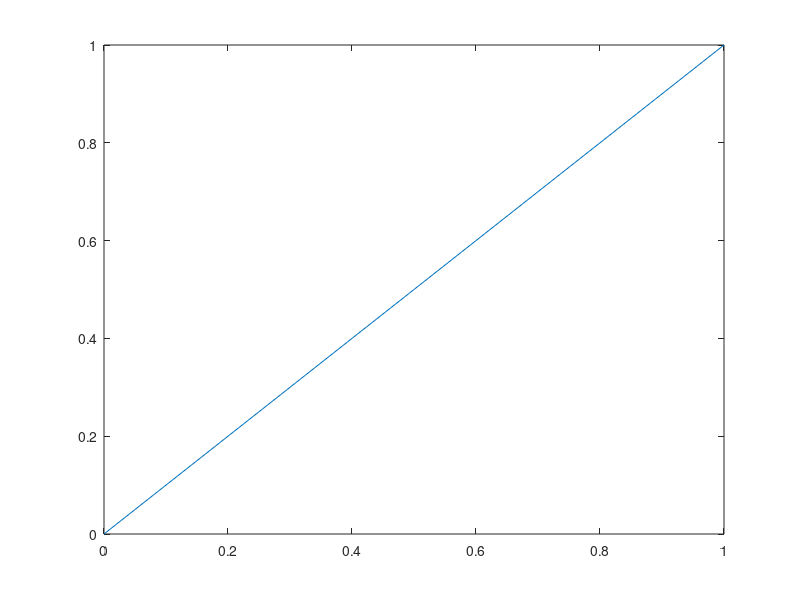

Here is the MATLAB script that generated this plot:
clear all   % clear all the variables in the workspace and start fresh
close all   % close all figures
clc         % clear cmd window

%% defining the mesh
n_points = 5;
dom_size = 1;
h = dom_size/(n_points - 1);

%% Initialising the problem and Boundary conditions
y(1) = 0;
y(n_points) = 1;    %code should be general instead of hard coding

y_new(1) = 0;
y_new(n_points) = 1;    %matlab automatically assumes the points in between are 0

error_mag = 1;  %error magnitude, this particular definition/value is only for the first loop to get into the calulations
error_req = 1e-7;  %tolerance: required error 
iterations = 0; %record how many iterations to converge
iterations1 = 0;

%% Calculations
while error_mag > error_req
    %solve the discretized form of governing equations
    for i = 2: (n_points-1)
        y_new(i) = 0.5.*(y(i-1)+y(i+1));    %the dot .means that it's multiplied to every element
        iterations = iterations + 1;
    end
    iterations1 = iterations1 + 1;
    
    %calulation of error magnitude
    error_mag = 0;
    for i = 2: (n_points-1)
        error_mag = error_mag + abs(y(i)-y_new(i));
    end
    % Assigning new to be old
    y = y_new;
end

%% Plotting
x_dom = ((1:n_points)-1).*h;    %the dot sign .means that every element in the vector gets multiplied by the grid spacing
%figure;plot(x_dom,y);
plot(x_dom,y);